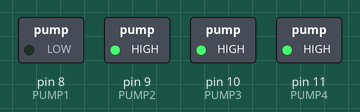
Recording of a program running on a simulated Arduino Uno, built with avr-gcc and run on an emulated ATmega328P. Parts: switched loads named in the program (green lamp = pin HIGH). Storage starts empty; what the program prints to the serial monitor is not drawn.

Above: at 0.4 s.
At 5.6 s:
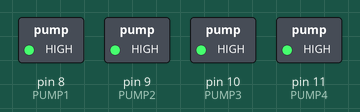
Timing chart, 0 to 13.8 s (numbered marks = the images above):
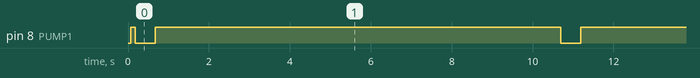

Measured:
- by itself, pin 8 (PUMP1): alternates HIGH for 10.0 s and LOW for 0.50 s

The program:

main.cpp
```cpp
#include <Arduino.h>
#include <SPI.h>
#include <SD.h>

#define SD_CHIP_SELECT 4
#define PUMP1 8
#define PUMP2 9
#define PUMP3 10
#define PUMP4 11

const char * waterPumpLogFileName = "HYDRO.TXT";
boolean logToSD = false;
File root;

void pushMessage(String unit, String entity, String message)
{
  //TODO: Add timestamp
  String output = String(millis()) + " : " + unit + "\t=> " + entity + "\t-> " + message;
  Serial.println(output);
  if (logToSD) {
    File dataFile = SD.open(waterPumpLogFileName, FILE_WRITE);
    if (dataFile) {
      dataFile.println(output);
      dataFile.close();
    }
    else {
      logToSD = false;
      String errorMessage = "error writing to file " + String(waterPumpLogFileName);
      pushMessage("arduino", "SD", errorMessage);
    }
  }
}

void printSDHeader() {
  //TODO: Add timestamp
  String output = "\n##################################################";
  File dataFile = SD.open(waterPumpLogFileName, FILE_WRITE);
    if (dataFile) {
      dataFile.println(output);
      dataFile.close();
    }
}

void switchPump(int pump, int duration)
{
  String message = "on for " + String(duration) + " milliseconds";
  pushMessage("relais", "Pump 1", message);
  digitalWrite(pump, 0);
  delay(duration);
  digitalWrite(pump, 1);
}

void setup()
{
  Serial.begin(9600);
  while (!Serial)
  {
    ;
  }

  pushMessage("arduino", "SD", "starting SD init");
  if (!SD.begin(SD_CHIP_SELECT)) {
    logToSD = false;
    pushMessage("arduino", "SD", "initialization failed");
  }
  else {
    logToSD = true;
    if(SD.exists( (char*)waterPumpLogFileName) ) {
      printSDHeader();
    }
    pushMessage("arduino", "SD", "initialization done");
    pushMessage("arduino", "env", "logToSD = true");
  }

  pinMode(PUMP1, OUTPUT);
  pinMode(PUMP2, OUTPUT);
  pinMode(PUMP3, OUTPUT);
  pinMode(PUMP4, OUTPUT);

  digitalWrite(PUMP1, 1);
  digitalWrite(PUMP2, 1);
  digitalWrite(PUMP3, 1);
  digitalWrite(PUMP4, 1);

  String bootupMessage = "bootup took " + String(millis()) + " milliseconds";
  pushMessage("arduino", "env", bootupMessage);
}

void loop()
{
  switchPump(PUMP1, 500);
  delay(10000);
}
```
